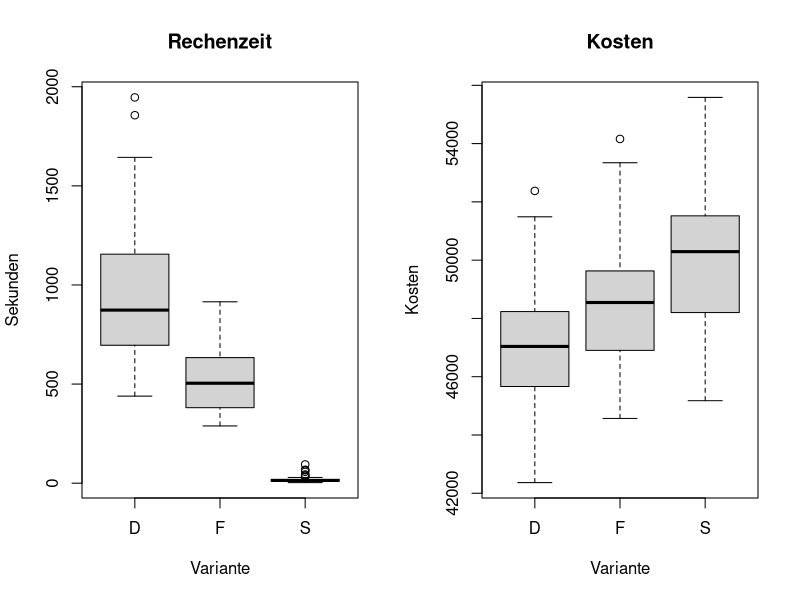

R code for this plot:
#  R --save < skas12_costs_boxplot.R
dijkstra <- read.csv('dataset_skas_12.log.csv')
floyd <- read.csv('dataset_skas_12f.log.csv')
simple <- read.csv('dataset_skas_12s.log.csv')
p <- simple[,"dataset"]=="skas_12s+"
simple_plus <- simple[p,]
png(filename="dataset_skas_12_boxplot.png")
par(mfcol=c(1,2))
boxplot(dijkstra$duration,
        floyd$duration,
        simple_plus$duration,
        main="Rechenzeit",
        ylab="Sekunden",
        xlab="Variante",names=c("D","F","S"))
boxplot(dijkstra$best_costs,
        floyd$best_costs,
        simple_plus$best_costs,
        main="Kosten",
        ylab="Kosten",
        xlab="Variante",names=c("D","F","S"))
dev.off()
